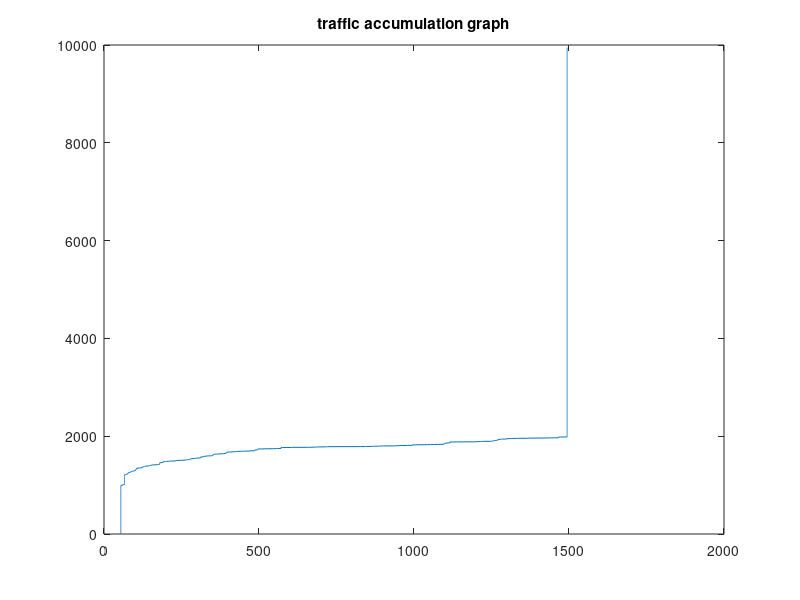
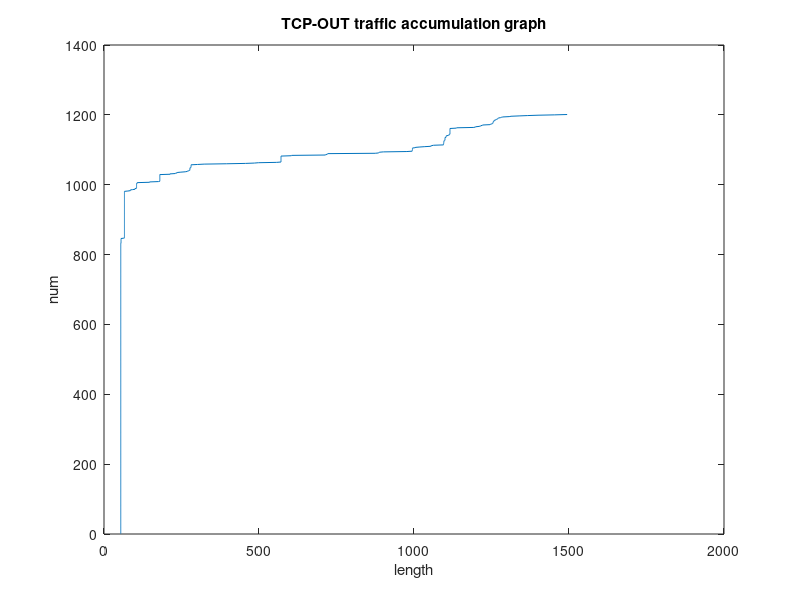
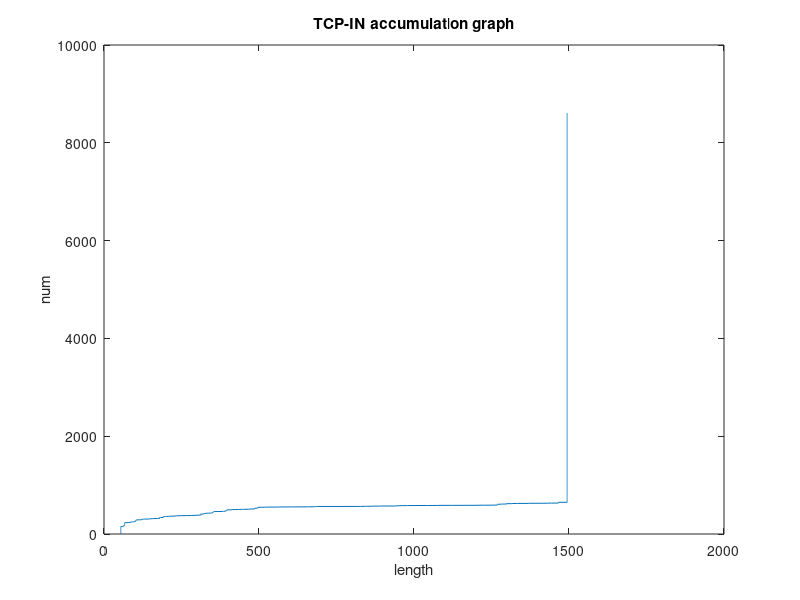
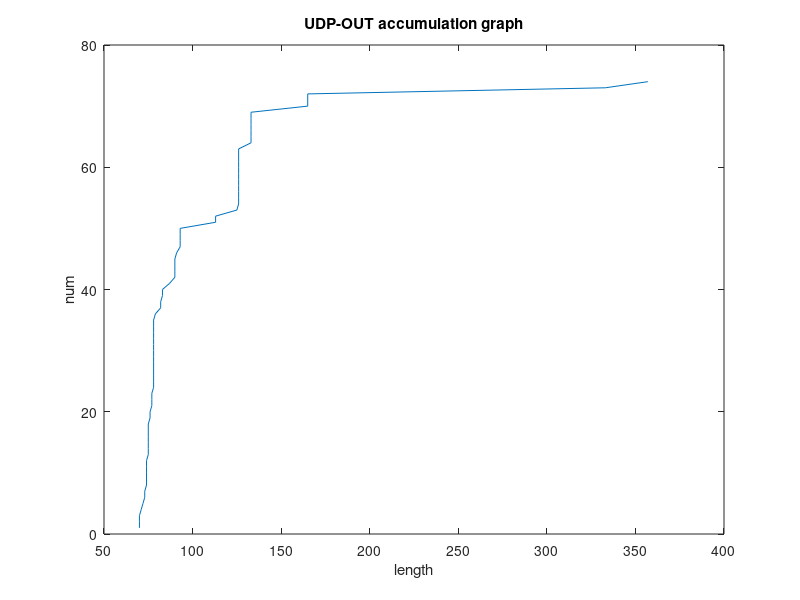

MATLAB code to generate these figures, in order:
clear;
clc;
close all;
load('T3.mat');
figure;
total = sort([tcpchuacc,tcpruacc,udpchuacc,udpruacc]);
od  = 1:size(total,2);
plot(total,od);
title('traffic accumulation graph');

figure;
total = sort(tcpchuacc);
od  = 1:size(total,2);
plot(total,od);
title('TCP-OUT traffic accumulation graph');
xlabel('length');
ylabel('num');

figure;
total = sort(tcpruacc);
od  = 1:size(total,2);
plot(total,od);
title('TCP-IN accumulation graph');
xlabel('length');
ylabel('num');

figure;
total = sort(udpchuacc);
od  = 1:size(total,2);
plot(total,od);
title('UDP-OUT accumulation graph');
xlabel('length');
ylabel('num');

figure;
total = sort(udpruacc);
od  = 1:size(total,2);
plot(total,od);
title('UDP-IN accumulation graph');
xlabel('length');
ylabel('num');
